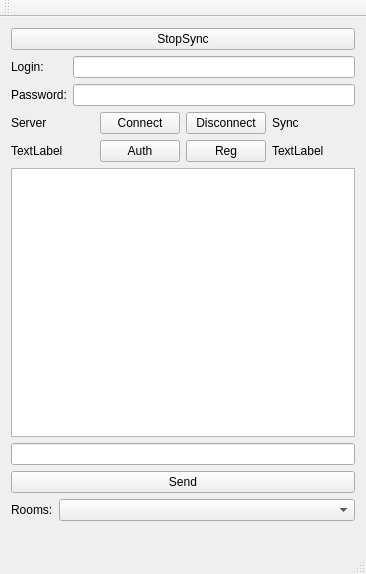
<?xml version="1.0" encoding="UTF-8"?>
<ui version="4.0">
 <class>MainWindow</class>
 <widget class="QMainWindow" name="MainWindow">
  <property name="geometry">
   <rect>
    <x>0</x>
    <y>0</y>
    <width>366</width>
    <height>574</height>
   </rect>
  </property>
  <property name="windowTitle">
   <string>MainWindow</string>
  </property>
  <widget class="QWidget" name="centralWidget">
   <layout class="QVBoxLayout" name="verticalLayout">
    <item>
     <widget class="QPushButton" name="stopButton">
      <property name="text">
       <string>StopSync</string>
      </property>
     </widget>
    </item>
    <item>
     <layout class="QFormLayout" name="formLayout">
      <property name="fieldGrowthPolicy">
       <enum>QFormLayout::AllNonFixedFieldsGrow</enum>
      </property>
      <item row="0" column="0">
       <widget class="QLabel" name="label">
        <property name="text">
         <string>Login:</string>
        </property>
       </widget>
      </item>
      <item row="0" column="1">
       <widget class="QLineEdit" name="loginEdit"/>
      </item>
      <item row="1" column="0">
       <widget class="QLabel" name="label_2">
        <property name="text">
         <string>Password:</string>
        </property>
       </widget>
      </item>
      <item row="1" column="1">
       <widget class="QLineEdit" name="passwordEdit"/>
      </item>
     </layout>
    </item>
    <item>
     <layout class="QGridLayout" name="gridLayout">
      <item row="1" column="0">
       <widget class="QLabel" name="connecIndic">
        <property name="enabled">
         <bool>true</bool>
        </property>
        <property name="text">
         <string>TextLabel</string>
        </property>
       </widget>
      </item>
      <item row="0" column="2">
       <widget class="QPushButton" name="disconButton">
        <property name="sizePolicy">
         <sizepolicy hsizetype="Fixed" vsizetype="Fixed">
          <horstretch>0</horstretch>
          <verstretch>0</verstretch>
         </sizepolicy>
        </property>
        <property name="text">
         <string>Disconnect</string>
        </property>
       </widget>
      </item>
      <item row="0" column="1">
       <widget class="QPushButton" name="connButton">
        <property name="sizePolicy">
         <sizepolicy hsizetype="Fixed" vsizetype="Fixed">
          <horstretch>0</horstretch>
          <verstretch>0</verstretch>
         </sizepolicy>
        </property>
        <property name="text">
         <string>Connect</string>
        </property>
       </widget>
      </item>
      <item row="1" column="3">
       <widget class="QLabel" name="connecSyncIndic">
        <property name="layoutDirection">
         <enum>Qt::RightToLeft</enum>
        </property>
        <property name="text">
         <string>TextLabel</string>
        </property>
       </widget>
      </item>
      <item row="1" column="1">
       <widget class="QPushButton" name="authButton">
        <property name="enabled">
         <bool>true</bool>
        </property>
        <property name="sizePolicy">
         <sizepolicy hsizetype="Fixed" vsizetype="Fixed">
          <horstretch>0</horstretch>
          <verstretch>0</verstretch>
         </sizepolicy>
        </property>
        <property name="text">
         <string>Auth</string>
        </property>
       </widget>
      </item>
      <item row="1" column="2">
       <widget class="QPushButton" name="regButton">
        <property name="sizePolicy">
         <sizepolicy hsizetype="Fixed" vsizetype="Fixed">
          <horstretch>0</horstretch>
          <verstretch>0</verstretch>
         </sizepolicy>
        </property>
        <property name="text">
         <string>Reg</string>
        </property>
       </widget>
      </item>
      <item row="0" column="0">
       <widget class="QLabel" name="label_3">
        <property name="text">
         <string>Server</string>
        </property>
       </widget>
      </item>
      <item row="0" column="3">
       <widget class="QLabel" name="label_4">
        <property name="text">
         <string>Sync</string>
        </property>
       </widget>
      </item>
     </layout>
    </item>
    <item>
     <widget class="QTextBrowser" name="chatBrowser"/>
    </item>
    <item>
     <widget class="QLineEdit" name="messageEdit"/>
    </item>
    <item>
     <widget class="QPushButton" name="sendButton">
      <property name="sizePolicy">
       <sizepolicy hsizetype="Minimum" vsizetype="Fixed">
        <horstretch>0</horstretch>
        <verstretch>0</verstretch>
       </sizepolicy>
      </property>
      <property name="text">
       <string>Send</string>
      </property>
     </widget>
    </item>
    <item>
     <layout class="QFormLayout" name="formLayout_2">
      <item row="0" column="0">
       <widget class="QLabel" name="label_5">
        <property name="sizePolicy">
         <sizepolicy hsizetype="Fixed" vsizetype="Preferred">
          <horstretch>0</horstretch>
          <verstretch>0</verstretch>
         </sizepolicy>
        </property>
        <property name="layoutDirection">
         <enum>Qt::LeftToRight</enum>
        </property>
        <property name="text">
         <string>Rooms:</string>
        </property>
       </widget>
      </item>
      <item row="0" column="1">
       <widget class="QComboBox" name="roomBox">
        <property name="sizePolicy">
         <sizepolicy hsizetype="Minimum" vsizetype="Fixed">
          <horstretch>0</horstretch>
          <verstretch>0</verstretch>
         </sizepolicy>
        </property>
       </widget>
      </item>
     </layout>
    </item>
    <item>
     <widget class="QLabel" name="statusLabel">
      <property name="text">
       <string/>
      </property>
     </widget>
    </item>
   </layout>
  </widget>
  <widget class="QMenuBar" name="menuBar">
   <property name="geometry">
    <rect>
     <x>0</x>
     <y>0</y>
     <width>366</width>
     <height>21</height>
    </rect>
   </property>
  </widget>
  <widget class="QToolBar" name="mainToolBar">
   <attribute name="toolBarArea">
    <enum>TopToolBarArea</enum>
   </attribute>
   <attribute name="toolBarBreak">
    <bool>false</bool>
   </attribute>
  </widget>
  <widget class="QStatusBar" name="statusBar"/>
 </widget>
 <layoutdefault spacing="6" margin="11"/>
 <resources/>
 <connections/>
</ui>
